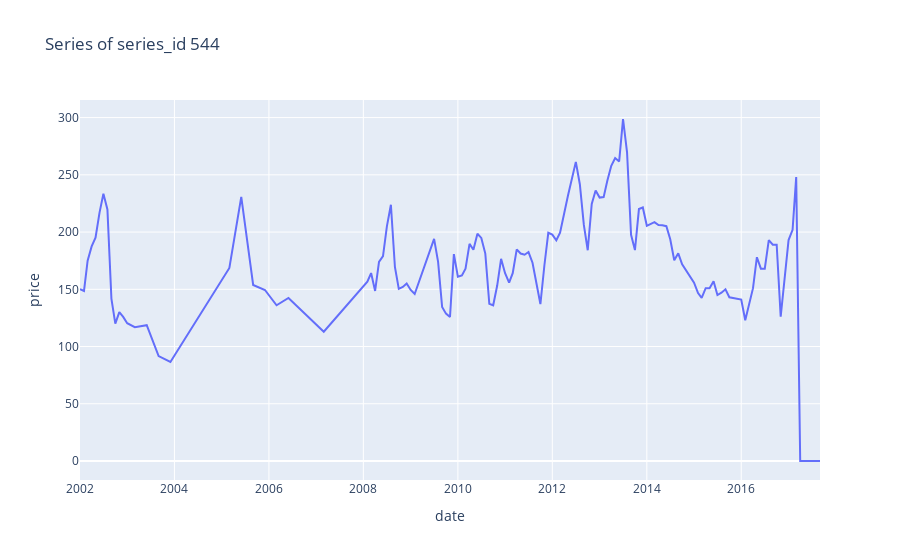

The notebook cell this image was saved under:
### Code cell
px.line(dataframe_to_adjust, x='date', y='price', title='Series of series_id 544')

### Figure 1 — Plotly figure (JSON) as saved in the notebook; plotly's stock layout.template omitted (floating-point values rounded to 4 significant figures; data arrays with more than 128 entries replaced by an {"elided": "..."} marker saying what was removed)
{"data": [{"hovertemplate": "date=%{x}<br>price=%{y}<extra></extra>", "legendgroup": "", "line": {"color": "#636efa", "dash": "solid"}, "marker": {"symbol": "circle"}, "mode": "lines", "name": "", "orientation": "v", "showlegend": false, "x": {"elided": "129 str values"}, "xaxis": "x", "y": {"elided": "129 float values"}, "yaxis": "y", "type": "scatter"}], "layout": {"xaxis": {"anchor": "y", "domain": [0.0, 1.0], "title": {"text": "date"}}, "yaxis": {"anchor": "x", "domain": [0.0, 1.0], "title": {"text": "price"}}, "legend": {"tracegroupgap": 0}, "title": {"text": "Series of series_id 544"}}}
